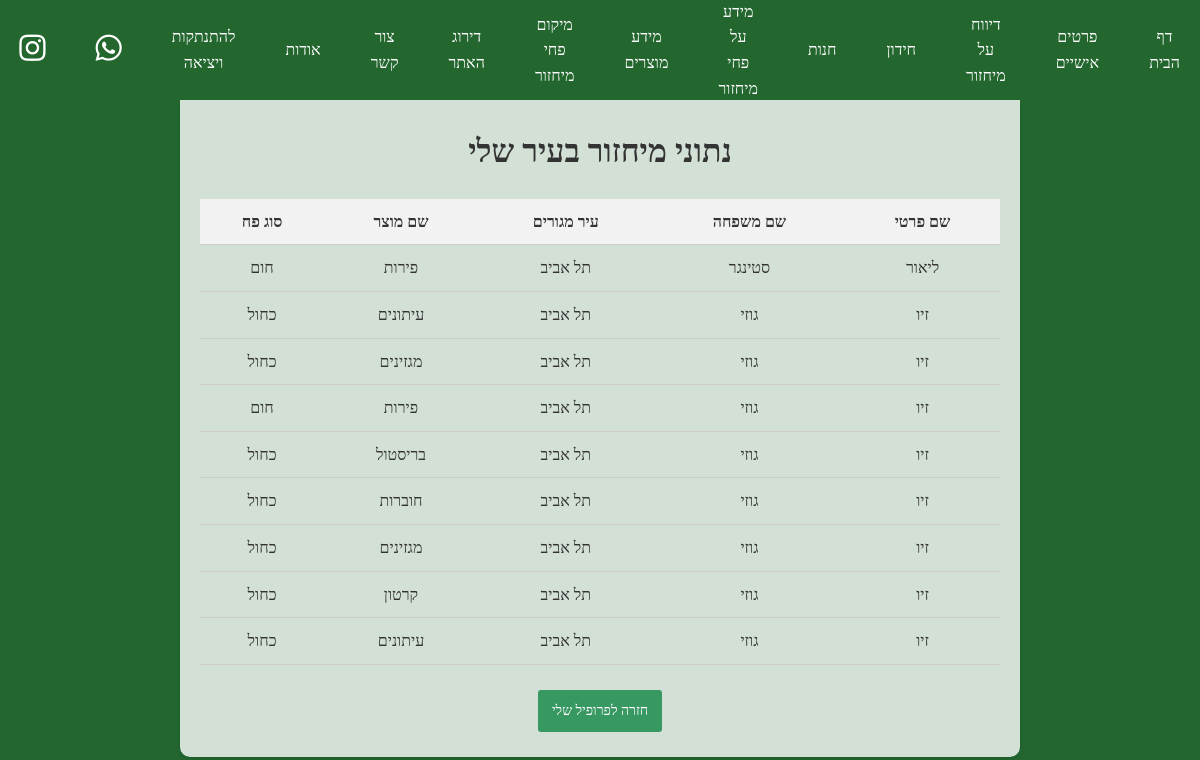
/website/recycling_bin/ (signed in), run on an earlier commit of the app's database.
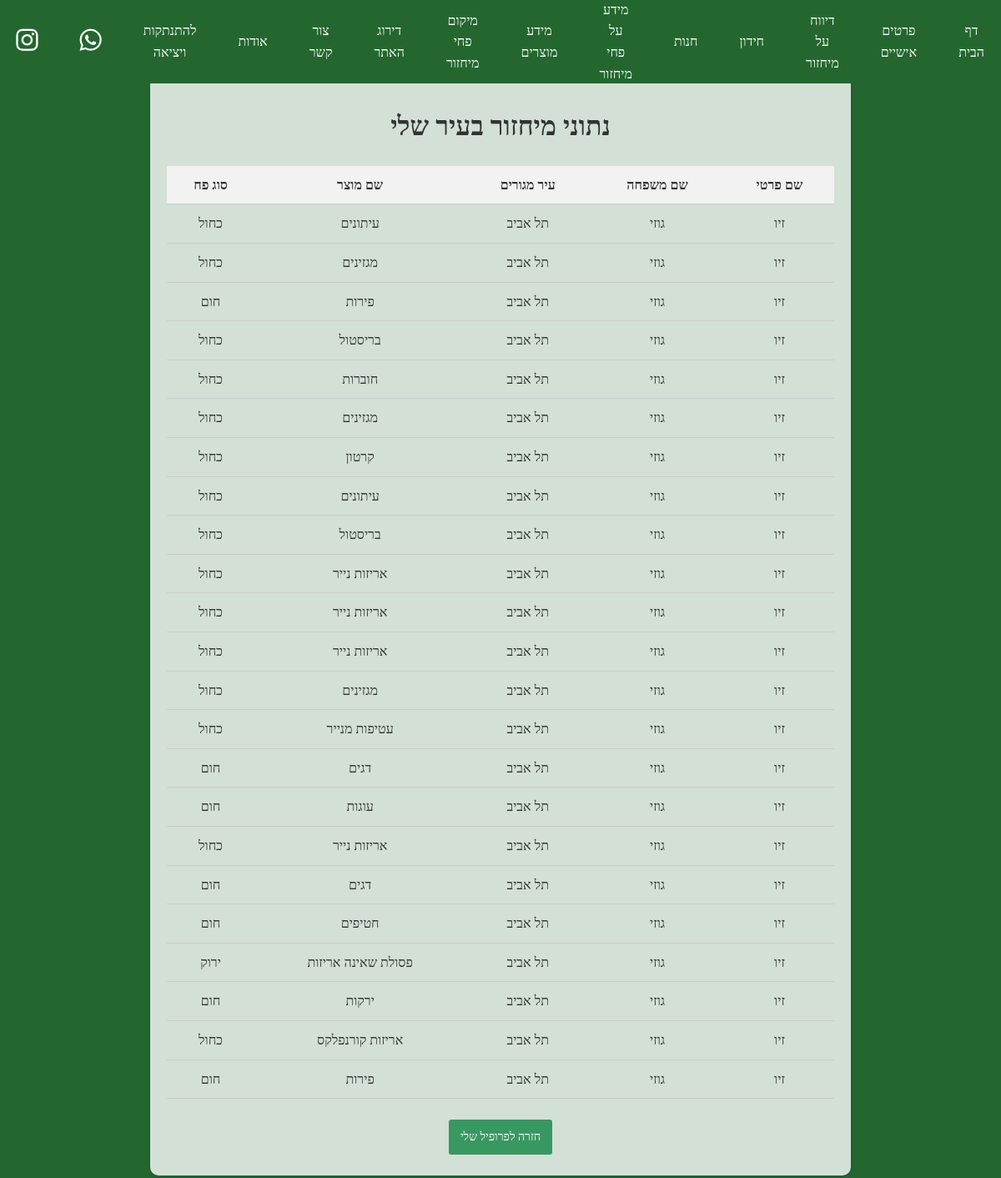
And on a later commit of the database.
### website/models.py (models this page shows, shortened)
class usersrecycling(models.Model):
	creationDT = models.DateTimeField(auto_now_add=True)
	user = models.ForeignKey(User, on_delete=models.CASCADE)
	product = models.ForeignKey(products, on_delete=models.CASCADE)
	userImg = models.ImageField(upload_to="usersImgs/")
	STATUS_CHOICES = (
		(0, 'ממתין לאישור'),
		(1, 'אושר'),
		(2, 'נדחה'),
	)
	status = models.IntegerField(choices=STATUS_CHOICES, default=0)

class User(AbstractUser):
	first_name = models.CharField(max_length=50)
	last_name = models.CharField(max_length=50)
	email = models.EmailField(max_length=100, unique=True)
	USER_TYPE_CHOICES = (
		(0, 'Private'),
		(1, 'Corporation')
	)
	user_type = models.SmallIntegerField(default=0, choices=USER_TYPE_CHOICES)
	location = models.CharField(max_length=50)
	comp_num = models.PositiveIntegerField(blank=True, null=True)
	points = models.PositiveIntegerField(default=0)
	class Meta:
		app_label = 'website'
		verbose_name = 'User'
		verbose_name_plural = 'Users'

class products(models.Model):
	product_name = models.CharField(max_length=255)
	Product_type = models.BooleanField(default=False)
	value = models.PositiveIntegerField(default=10)
	BIN_TYPE_CHOICES = (
		('כתום', 'כתום'),
		('כחול', 'כחול'),
		('חום', 'חום'),
		('ירוק', 'ירוק'),
		('סגול', 'סגול'),
		('אפור', 'אפור'),
		('מיחזורית- בקבוקי שתייה בנפח של מעל 1.5 ליטר ', 'מיחזורית- בקבוקי שתייה בנפח של מעל 1.5 ליטר '),
		('קרטוניה', 'קרטוניה'),
	)
	bin_type = models.CharField(max_length=255, choices=BIN_TYPE_CHOICES, null=True, blank=True)

### website/views.py (the view)
# urls.py: path('recycling_bin/', views.recycling_bin, name='recycling_bin'),
@login_required
def recycling_bin(request):
    loginuser = request.user
    checkadmin = loginuser.is_superuser
    usertype = loginuser.user_type
    userID = loginuser.id
    userLocation = loginuser.location
    if checkadmin:
        usertype = "a"
    recycling_data = usersrecycling.objects.filter(user__location=userLocation)  # ניגשנו לשדה בתוך שדה עם __
    context = {
        'recycling_data': recycling_data,
        'userType': usertype,
    }
    return render(request, 'recycling_bin.html', context)

### website/templates/recycling_bin.html (shortened to what this page needs)
{% extends "master.html" %}
{% block content %}
<div class="container" style="background-color: rgba(255, 255, 255, 0.8); max-width: 800px; margin: 0 auto; padding: 20px; border-radius: 10px; box-shadow: 0px 2px 5px rgba(0, 0, 0, 0.1); text-align: center;">
    <br>
    <br>
    <br>
    <h1>  נתוני מיחזור בעיר שלי  </h1>
    <table style="width: 100%; margin-bottom: 20px; border-collapse: collapse; text-align: center;">
        <tr>
            <th>שם פרטי</th>
            <th>שם משפחה</th>
            <th>עיר מגורים</th>
            <th>שם מוצר</th>
            <th>סוג פח</th>
        </tr>
        {% for p in recycling_data %}
        <tr>
            <td>{{ p.user.first_name }}</td>
            <td>{{ p.user.last_name }}</td>
            <td>{{ p.user.location }}</td>
            <td>{{ p.product.product_name }}</td>
            <td>{{ p.product.bin_type }}</td>
        </tr>
        {% endfor %}
    </table>
    <a href="{% url 'userform' %}" style="display: inline-block; padding: 8px 12px; margin: 5px; font-size: 14px; text-decoration: none; color: #fff; background-color: #389862; border: 2px solid transparent; border-radius: 3px; cursor: pointer; transition: background-color 0.3s ease, border-color 0.3s ease, color 0.3s ease;">חזרה לפרופיל שלי</a>
</div>
{% endblock %}

What changed in the data, as far as the page shows it:
removed usersrecycling: user.first_name "ליאור", user.last_name "סטינגר", user.location "תל אביב", product.product_name "פירות", product.bin_type "חום"
added usersrecycling: user.first_name "זיו", user.last_name "גוזי", user.location "תל אביב", product.product_name "בריסטול", product.bin_type "כחול"
added usersrecycling: user.first_name "זיו", user.last_name "גוזי", user.location "תל אביב", product.product_name "אריזות נייר", product.bin_type "כחול"
added usersrecycling: user.first_name "זיו", user.last_name "גוזי", user.location "תל אביב", product.product_name "אריזות נייר", product.bin_type "כחול"
added usersrecycling: user.first_name "זיו", user.last_name "גוזי", user.location "תל אביב", product.product_name "אריזות נייר", product.bin_type "כחול"
added usersrecycling: user.first_name "זיו", user.last_name "גוזי", user.location "תל אביב", product.product_name "מגזינים", product.bin_type "כחול"
added usersrecycling: user.first_name "זיו", user.last_name "גוזי", user.location "תל אביב", product.product_name "עטיפות מנייר", product.bin_type "כחול"
added usersrecycling: user.first_name "זיו", user.last_name "גוזי", user.location "תל אביב", product.product_name "דגים", product.bin_type "חום"
added usersrecycling: user.first_name "זיו", user.last_name "גוזי", user.location "תל אביב", product.product_name "עוגות", product.bin_type "חום"
added usersrecycling: user.first_name "זיו", user.last_name "גוזי", user.location "תל אביב", product.product_name "אריזות נייר", product.bin_type "כחול"
added usersrecycling: user.first_name "זיו", user.last_name "גוזי", user.location "תל אביב", product.product_name "דגים", product.bin_type "חום"
added usersrecycling: user.first_name "זיו", user.last_name "גוזי", user.location "תל אביב", product.product_name "חטיפים", product.bin_type "חום"
added usersrecycling: user.first_name "זיו", user.last_name "גוזי", user.location "תל אביב", product.product_name "פסולת שאינה אריזות", product.bin_type "ירוק"
added usersrecycling: user.first_name "זיו", user.last_name "גוזי", user.location "תל אביב", product.product_name "ירקות", product.bin_type "חום"
added usersrecycling: user.first_name "זיו", user.last_name "גוזי", user.location "תל אביב", product.product_name "אריזות קורנפלקס", product.bin_type "כחול"
added usersrecycling: user.first_name "זיו", user.last_name "גוזי", user.location "תל אביב", product.product_name "פירות", product.bin_type "חום"
